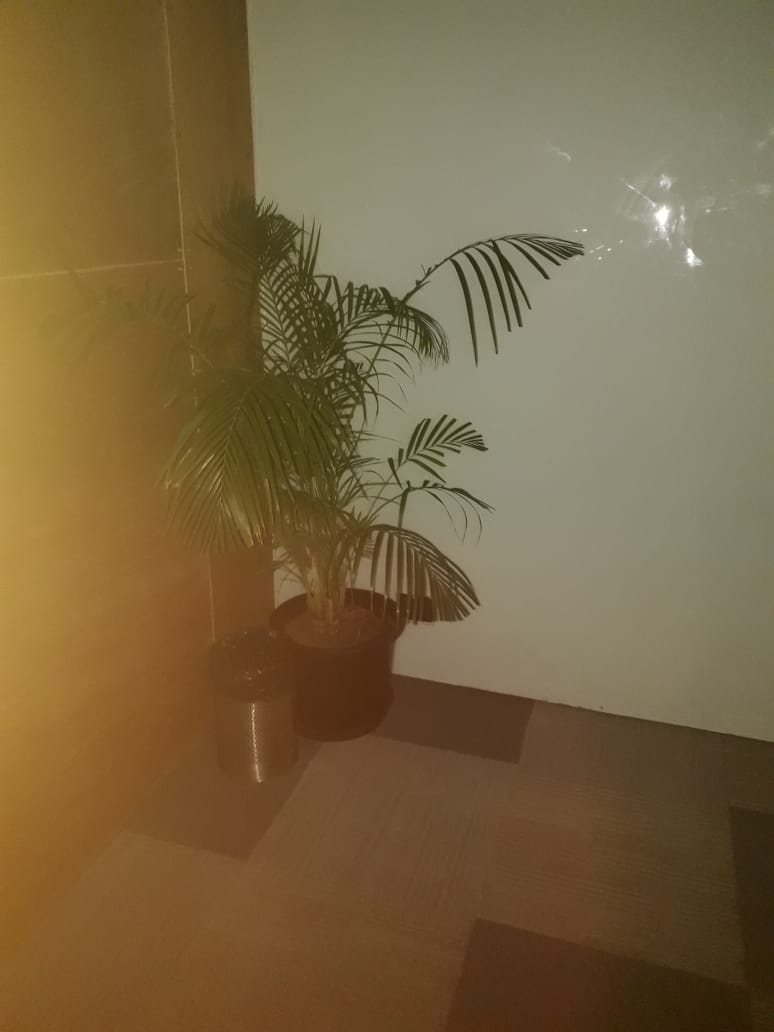
#> input picture random.jpeg, 774 x 1032 px
$ python exp4.py
#> lines starting #> are read from the running program, lines starting #| are printed output that depends on the picture
from PIL import Image, ImageDraw
from datetime import datetime

file_name = "random.jpeg"
img_file = Image.open(file_name)
#> img_file is the input picture: PIL image 774x1032 RGB; mean R, G, B 122.2, 101.6, 67.3
img = img_file.load()

new_img = Image.new("RGB", img_file.size, "#ffffff")
#> new_img: PIL image 774x1032 RGB; every value is 255
dctx = ImageDraw.Draw(new_img)

xs, ys = img_file.size
#> xs = 774; ys = 1032

green = 0

for x in range(0, xs):
    for y in range(0, ys):
        r, g, b = img[x, y]
        if r >= 34 and r <= 100 and g >= 60 and g <= 139 and b >= 34 and b <= 100:
            dctx.point([x, y],fill=(0, g, 0))
#39 53 48
# 51 81 59
#73 97 64
new_img.save('result_exp5/'+file_name)
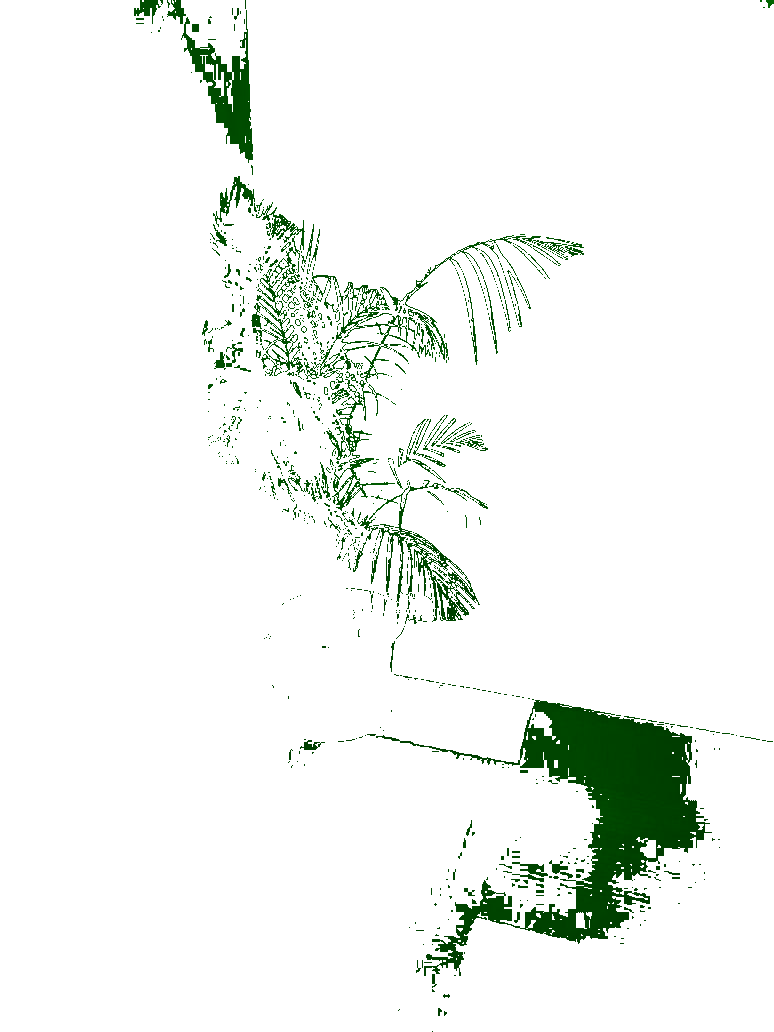
#> saved as random.jpeg: PIL image 774x1032 RGB; mean R, G, B 240.2, 244.3, 240.2

#YEAR GREEN_VAL GREEN_DENSITY
#Chennai
#2004 110902593 105.71333672675695
#2017 107424262 102.39776072169352
#Amsterdam
#2004 102448475 97.65479635645437
#2016 116780045 111.31577617892874
#Absolute
#gre  1646023680 135.0

$ run again, with ams_2004.png saved as random.jpeg
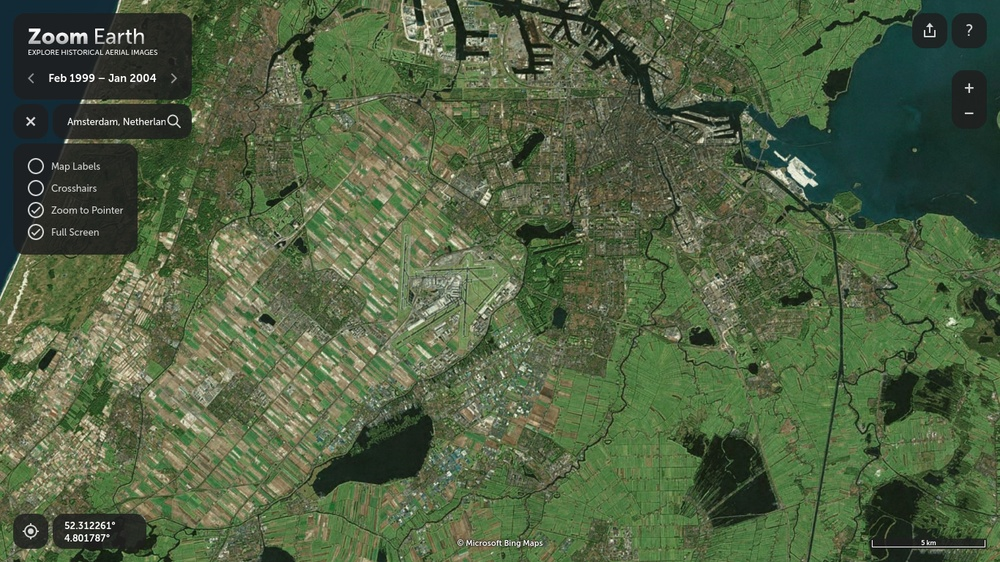
#> input picture ams_2004.png, 1000 x 562 px, shrunk from 1366 x 768 before the run
#> img_file is the input picture: PIL image 1000x562 RGB; mean R, G, B 80.9, 97.6, 66.7
#> new_img: PIL image 1000x562 RGB; every value is 255
#> `new_img.save('result_exp5/'+file_name)`:
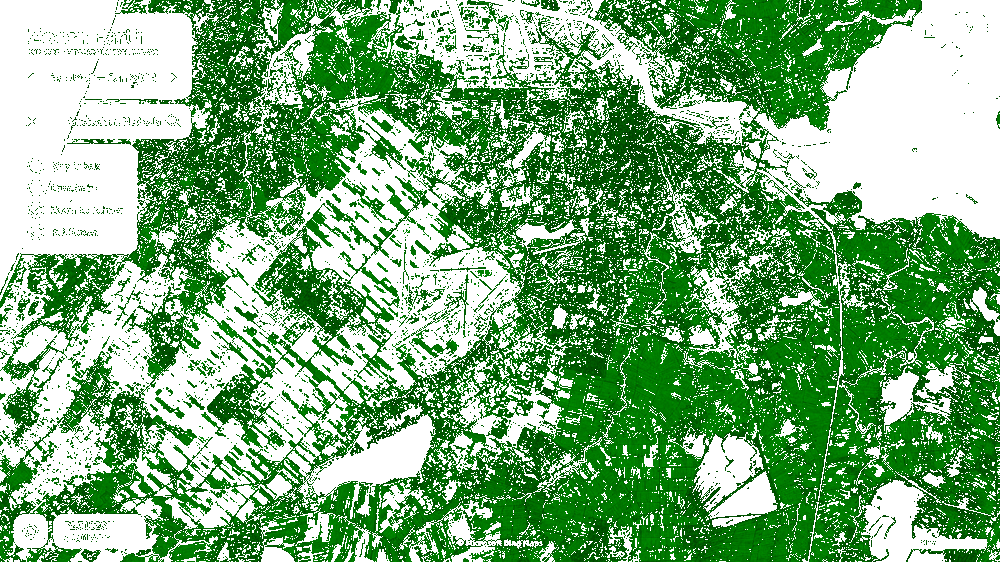
#> saved as random.jpeg: PIL image 1000x562 RGB; mean R, G, B 123.6, 175.8, 123.6

$ run again, with ams_2016.png saved as random.jpeg
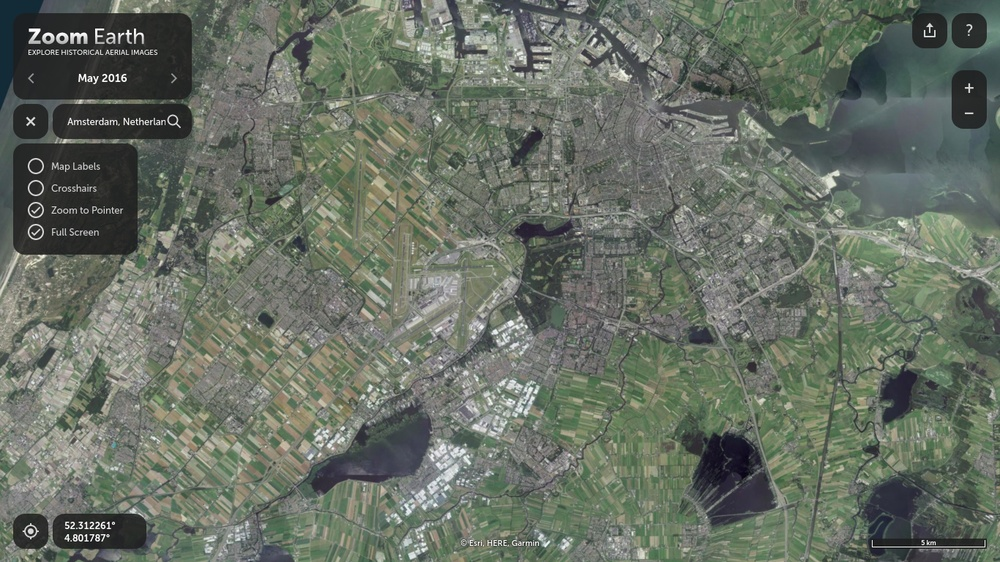
#> input picture ams_2016.png, 1000 x 562 px, shrunk from 1366 x 768 before the run
#> img_file is the input picture: PIL image 1000x562 RGB; mean R, G, B 103.4, 111.3, 99.9
#> new_img: PIL image 1000x562 RGB; every value is 255
#> `new_img.save('result_exp5/'+file_name)`:
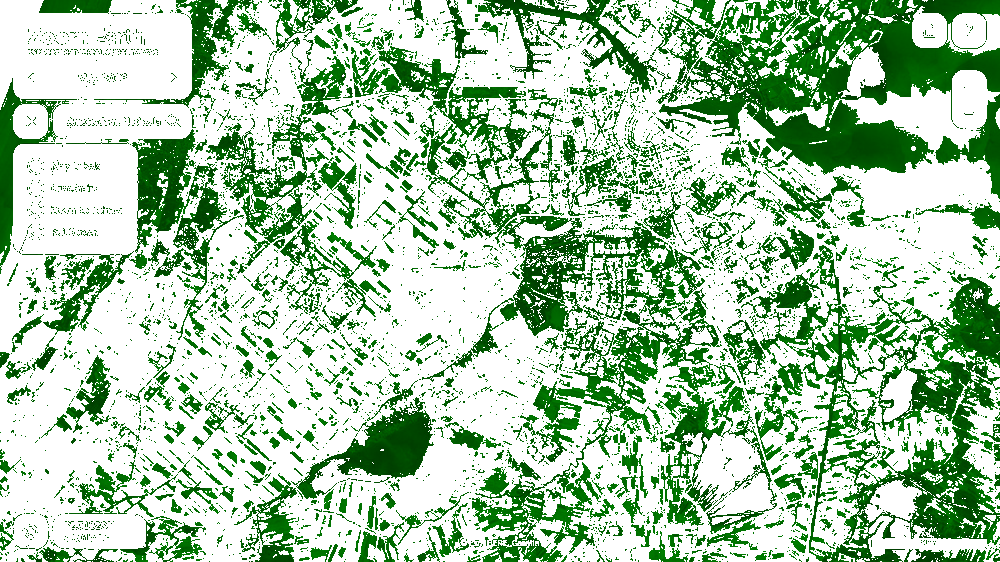
#> saved as random.jpeg: PIL image 1000x562 RGB; mean R, G, B 169.5, 201.1, 169.5
